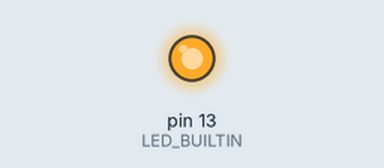
This sketch was run on a simulated Arduino Uno, built with avr-gcc and run on an emulated ATmega328P. Shown: output pins drawn as LEDs (lit = HIGH).

Above: at 0.4 s.
At 41.6 s:
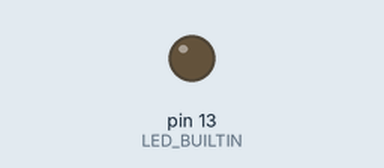
Timing chart, 0 to 46.8 s (numbered marks = the images above):
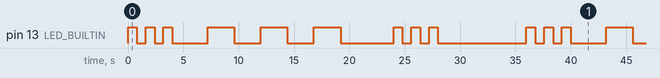

Measured:
- by itself, pin 13 (LED_BUILTIN): repeats every 36.0 s: 2 × (LOW 0.80 s, HIGH 0.80 s), LOW 3.2 s, 2 × (HIGH 2.4 s, LOW 2.4 s), HIGH 2.4 s, LOW 4.8 s, 2 × (HIGH 0.80 s, LOW 0.80 s), HIGH 0.80 s, LOW 8.0 s, HIGH 0.80 s
- by itself, everything shown: repeats every 36.0 s, in 18 steps

The sketch:

sketch_oct29a.ino
```cpp
// void setup() {
//   // initialize digital pin LED_BUILTIN as an output.
//   pinMode(LED_BUILTIN, OUTPUT);
// }

// // the loop function runs over and over again forever
// void loop() {
//   // Paso a: Encender y apagar el LED por 400 mSeg tres veces
//   for (int i = 0; i < 3; i++) {
//     digitalWrite(LED_BUILTIN, HIGH);
//     delay(400);
//     digitalWrite(LED_BUILTIN, LOW);
//     delay(400);
//   }

//   // Paso b: Mantener el LED apagado por 1200 mSeg
//   delay(1200);

//   // Paso c: Encender y apagar el LED por 1200 mSeg tres veces
//   for (int i = 0; i < 3; i++) {
//     digitalWrite(LED_BUILTIN, HIGH);
//     delay(1200);
//     digitalWrite(LED_BUILTIN, LOW);
//     delay(1200);
//   }

//   // Paso d: Mantener el LED apagado por 1200 mSeg
//   delay(1200);

//   // Paso e: Encender y apagar el LED por 400 mSeg tres veces
//   for (int i = 0; i < 3; i++) {
//     digitalWrite(LED_BUILTIN, HIGH);
//     delay(400);
//     digitalWrite(LED_BUILTIN, LOW);
//     delay(400);
//   }

//   // Paso f: Mantener el LED apagado por 3600 mSeg
//   delay(3600);

//   // g. Volver a repetir el ciclo (el bucle loop() repite automáticamente)
// }

/////

// Repetir el caso anterior pero utilizando la mitad del tiempo que en el caso original.

// void setup() {
//   // initialize digital pin LED_BUILTIN as an output.
//   pinMode(LED_BUILTIN, OUTPUT);
// }

// // the loop function runs over and over again forever
// void loop() {
//   // Paso a: Encender y apagar el LED por 200 mSeg tres veces
//   for (int i = 0; i < 3; i++) {
//     digitalWrite(LED_BUILTIN, HIGH);
//     delay(200);
//     digitalWrite(LED_BUILTIN, LOW);
//     delay(200);
//   }

//   // Paso b: Mantener el LED apagado por 600 mSeg
//   delay(600);

//   // Paso c: Encender y apagar el LED por 600 mSeg tres veces
//   for (int i = 0; i < 3; i++) {
//     digitalWrite(LED_BUILTIN, HIGH);
//     delay(600);
//     digitalWrite(LED_BUILTIN, LOW);
//     delay(600);
//   }

//   // Paso d: Mantener el LED apagado por 600 mSeg
//   delay(600);

//   // Paso e: Encender y apagar el LED por 200 mSeg tres veces
//   for (int i = 0; i < 3; i++) {
//     digitalWrite(LED_BUILTIN, HIGH);
//     delay(200);
//     digitalWrite(LED_BUILTIN, LOW);
//     delay(200);
//   }

//   // Paso f: Mantener el LED apagado por 1800 mSeg
//   delay(1800);

//   // g. Volver a repetir el ciclo (el bucle loop() repite automáticamente)
// }

////

//Repetir el caso anterior pero utilizando el doble del tiempo que en el caso original.

void setup() {
  // initialize digital pin LED_BUILTIN as an output.
  pinMode(LED_BUILTIN, OUTPUT);
}

// the loop function runs over and over again forever
void loop() {
  // Paso a: Encender y apagar el LED por 800 mSeg tres veces
  for (int i = 0; i < 3; i++) {
    digitalWrite(LED_BUILTIN, HIGH);
    delay(800);
    digitalWrite(LED_BUILTIN, LOW);
    delay(800);
  }

  // Paso b: Mantener el LED apagado por 2400 mSeg
  delay(2400);

  // Paso c: Encender y apagar el LED por 2400 mSeg tres veces
  for (int i = 0; i < 3; i++) {
    digitalWrite(LED_BUILTIN, HIGH);
    delay(2400);
    digitalWrite(LED_BUILTIN, LOW);
    delay(2400);
  }

  // Paso d: Mantener el LED apagado por 2400 mSeg
  delay(2400);

  // Paso e: Encender y apagar el LED por 800 mSeg tres veces
  for (int i = 0; i < 3; i++) {
    digitalWrite(LED_BUILTIN, HIGH);
    delay(800);
    digitalWrite(LED_BUILTIN, LOW);
    delay(800);
  }

  // Paso f: Mantener el LED apagado por 7200 mSeg
  delay(7200);

  // g. Volver a repetir el ciclo (el bucle loop() repite automáticamente)
}
```
